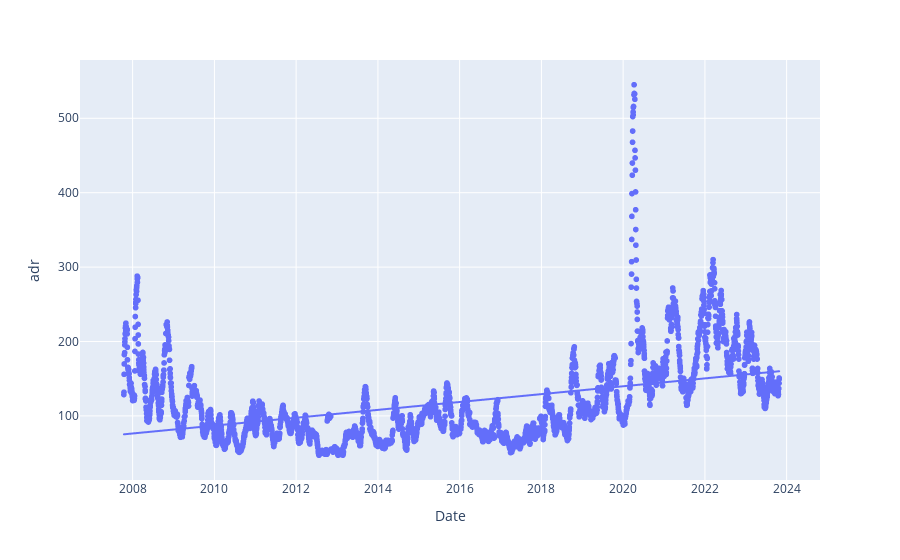

This figure's notebook cell:
### Code cell
px.scatter(data_frame=nq_daily_df, x="Date", y='adr', trendline='ols' )

### Figure 1 — Plotly figure (JSON) as saved in the notebook; plotly's stock layout.template omitted (floating-point values rounded to 4 significant figures; data arrays with more than 128 entries replaced by an {"elided": "..."} marker saying what was removed)
{"data": [{"hovertemplate": "Date=%{x}<br>adr=%{y}<extra></extra>", "legendgroup": "", "marker": {"color": "#636efa", "symbol": "circle"}, "mode": "markers", "name": "", "showlegend": false, "type": "scattergl", "x": {"elided": "3950 str values"}, "xaxis": "x", "y": {"elided": "3950 float values"}, "yaxis": "y"}, {"hovertemplate": "<b>OLS trendline</b><br>adr = 1.6758e-07 * Date + -124.547<br>R<sup>2</sup>=0.180131<br><br>Date=%{x}<br>adr=%{y} <b>(trend)</b><extra></extra>", "legendgroup": "", "marker": {"color": "#636efa", "symbol": "circle"}, "mode": "lines", "name": "", "showlegend": false, "type": "scattergl", "x": {"elided": "3931 str values"}, "xaxis": "x", "y": {"elided": "3931 float values"}, "yaxis": "y"}], "layout": {"legend": {"tracegroupgap": 0}, "margin": {"t": 60}, "xaxis": {"anchor": "y", "domain": [0, 1], "title": {"text": "Date"}}, "yaxis": {"anchor": "x", "domain": [0, 1], "title": {"text": "adr"}}}}
